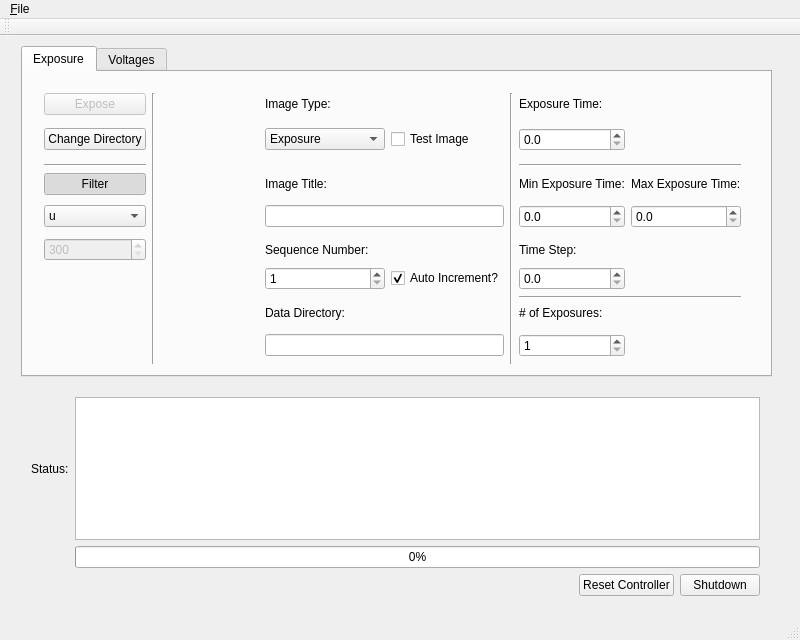
<?xml version="1.0" encoding="UTF-8"?>
<ui version="4.0">
 <class>ccdcontroller</class>
 <widget class="QMainWindow" name="ccdcontroller">
  <property name="geometry">
   <rect>
    <x>0</x>
    <y>0</y>
    <width>800</width>
    <height>640</height>
   </rect>
  </property>
  <property name="windowTitle">
   <string>ccdcontroller</string>
  </property>
  <widget class="QWidget" name="centralWidget">
   <widget class="QTabWidget" name="tabWidget">
    <property name="geometry">
     <rect>
      <x>21</x>
      <y>10</y>
      <width>751</width>
      <height>331</height>
     </rect>
    </property>
    <property name="currentIndex">
     <number>0</number>
    </property>
    <widget class="QWidget" name="exposurePage">
     <attribute name="title">
      <string>Exposure</string>
     </attribute>
     <widget class="QWidget" name="layoutWidget">
      <property name="geometry">
       <rect>
        <x>10</x>
        <y>10</y>
        <width>719</width>
        <height>293</height>
       </rect>
      </property>
      <layout class="QGridLayout" name="gridLayout">
       <item row="10" column="3">
        <widget class="QLabel" name="imfilenameLabel">
         <property name="text">
          <string>Data Directory:</string>
         </property>
        </widget>
       </item>
       <item row="11" column="3" rowspan="2" colspan="2">
        <widget class="QLineEdit" name="imfilenameLineEdit">
         <property name="enabled">
          <bool>true</bool>
         </property>
         <property name="readOnly">
          <bool>true</bool>
         </property>
        </widget>
       </item>
       <item row="5" column="3" rowspan="2" colspan="2">
        <widget class="QLineEdit" name="imtitleLineEdit"/>
       </item>
       <item row="1" column="3" rowspan="2">
        <widget class="QComboBox" name="exptypeComboBox">
         <item>
          <property name="text">
           <string>Exposure</string>
          </property>
         </item>
         <item>
          <property name="text">
           <string>Exposure Stack</string>
          </property>
         </item>
         <item>
          <property name="text">
           <string>Exposure Series</string>
          </property>
         </item>
         <item>
          <property name="text">
           <string>Dark</string>
          </property>
         </item>
         <item>
          <property name="text">
           <string>Dark Stack</string>
          </property>
         </item>
         <item>
          <property name="text">
           <string>Dark Series</string>
          </property>
         </item>
         <item>
          <property name="text">
           <string>Bias</string>
          </property>
         </item>
         <item>
          <property name="text">
           <string>Bias Stack</string>
          </property>
         </item>
        </widget>
       </item>
       <item row="1" column="4" rowspan="2">
        <widget class="QCheckBox" name="testimCheckBox">
         <property name="text">
          <string>Test Image</string>
         </property>
        </widget>
       </item>
       <item row="1" column="6" rowspan="2">
        <widget class="QDoubleSpinBox" name="exptimeSpinBox">
         <property name="enabled">
          <bool>true</bool>
         </property>
         <property name="readOnly">
          <bool>false</bool>
         </property>
         <property name="decimals">
          <number>1</number>
         </property>
         <property name="maximum">
          <double>100000.000000000000000</double>
         </property>
         <property name="singleStep">
          <double>0.500000000000000</double>
         </property>
        </widget>
       </item>
       <item row="0" column="0">
        <widget class="QPushButton" name="exposeButton">
         <property name="enabled">
          <bool>false</bool>
         </property>
         <property name="text">
          <string>Expose</string>
         </property>
        </widget>
       </item>
       <item row="0" column="1" rowspan="13" colspan="2">
        <widget class="Line" name="vline_1">
         <property name="orientation">
          <enum>Qt::Vertical</enum>
         </property>
        </widget>
       </item>
       <item row="0" column="3">
        <widget class="QLabel" name="imtypeLabel">
         <property name="text">
          <string>Image Type:</string>
         </property>
        </widget>
       </item>
       <item row="0" column="5" rowspan="13">
        <widget class="Line" name="vline_2">
         <property name="orientation">
          <enum>Qt::Vertical</enum>
         </property>
        </widget>
       </item>
       <item row="0" column="6">
        <widget class="QLabel" name="exptimeLabel">
         <property name="text">
          <string>Exposure Time:</string>
         </property>
        </widget>
       </item>
       <item row="1" column="0" rowspan="2">
        <widget class="QPushButton" name="directoryPushButton">
         <property name="text">
          <string>Change Directory</string>
         </property>
        </widget>
       </item>
       <item row="3" column="6" colspan="2">
        <widget class="Line" name="hline_1">
         <property name="orientation">
          <enum>Qt::Horizontal</enum>
         </property>
        </widget>
       </item>
       <item row="4" column="3">
        <widget class="QLabel" name="imtitleLabel">
         <property name="text">
          <string>Image Title:</string>
         </property>
        </widget>
       </item>
       <item row="4" column="6">
        <widget class="QLabel" name="minexpLabel">
         <property name="text">
          <string>Min Exposure Time:</string>
         </property>
        </widget>
       </item>
       <item row="4" column="7">
        <widget class="QLabel" name="maxexpLabel">
         <property name="text">
          <string>Max Exposure Time:</string>
         </property>
        </widget>
       </item>
       <item row="5" column="6" rowspan="2">
        <widget class="QDoubleSpinBox" name="minexpSpinBox">
         <property name="decimals">
          <number>1</number>
         </property>
        </widget>
       </item>
       <item row="5" column="7" rowspan="2">
        <widget class="QDoubleSpinBox" name="maxexpSpinBox">
         <property name="decimals">
          <number>1</number>
         </property>
        </widget>
       </item>
       <item row="5" column="0" rowspan="2">
        <widget class="QComboBox" name="filterComboBox">
         <item>
          <property name="text">
           <string>u</string>
          </property>
         </item>
         <item>
          <property name="text">
           <string>g</string>
          </property>
         </item>
         <item>
          <property name="text">
           <string>r</string>
          </property>
         </item>
         <item>
          <property name="text">
           <string>i</string>
          </property>
         </item>
         <item>
          <property name="text">
           <string>z</string>
          </property>
         </item>
         <item>
          <property name="text">
           <string>y</string>
          </property>
         </item>
        </widget>
       </item>
       <item row="7" column="3">
        <widget class="QLabel" name="imnumLabel">
         <property name="text">
          <string>Sequence Number:</string>
         </property>
        </widget>
       </item>
       <item row="7" column="6">
        <widget class="QLabel" name="tstepLabel">
         <property name="text">
          <string>Time Step:</string>
         </property>
        </widget>
       </item>
       <item row="8" column="3">
        <widget class="QSpinBox" name="imnumSpinBox">
         <property name="minimum">
          <number>1</number>
         </property>
         <property name="maximum">
          <number>999</number>
         </property>
        </widget>
       </item>
       <item row="8" column="4">
        <widget class="QCheckBox" name="autoincCheckBox">
         <property name="text">
          <string>Auto Increment?</string>
         </property>
         <property name="checked">
          <bool>true</bool>
         </property>
        </widget>
       </item>
       <item row="8" column="6">
        <widget class="QDoubleSpinBox" name="tstepSpinBox">
         <property name="decimals">
          <number>1</number>
         </property>
        </widget>
       </item>
       <item row="9" column="6" colspan="2">
        <widget class="Line" name="hline_2">
         <property name="orientation">
          <enum>Qt::Horizontal</enum>
         </property>
        </widget>
       </item>
       <item row="10" column="6">
        <widget class="QLabel" name="imstackLabel">
         <property name="text">
          <string># of Exposures:</string>
         </property>
        </widget>
       </item>
       <item row="11" column="6" rowspan="2">
        <widget class="QSpinBox" name="imstackSpinBox">
         <property name="minimum">
          <number>1</number>
         </property>
         <property name="maximum">
          <number>999</number>
         </property>
        </widget>
       </item>
       <item row="3" column="0">
        <widget class="Line" name="line">
         <property name="orientation">
          <enum>Qt::Horizontal</enum>
         </property>
        </widget>
       </item>
       <item row="4" column="0">
        <widget class="QPushButton" name="filterToggleButton">
         <property name="text">
          <string>Filter</string>
         </property>
         <property name="checkable">
          <bool>true</bool>
         </property>
         <property name="checked">
          <bool>true</bool>
         </property>
        </widget>
       </item>
       <item row="7" column="0">
        <widget class="QSpinBox" name="monoSpinBox">
         <property name="enabled">
          <bool>false</bool>
         </property>
         <property name="minimum">
          <number>300</number>
         </property>
         <property name="maximum">
          <number>1000</number>
         </property>
         <property name="singleStep">
          <number>5</number>
         </property>
        </widget>
       </item>
      </layout>
     </widget>
    </widget>
    <widget class="QWidget" name="voltagePage">
     <attribute name="title">
      <string>Voltages</string>
     </attribute>
     <widget class="QWidget" name="layoutWidget">
      <property name="geometry">
       <rect>
        <x>10</x>
        <y>10</y>
        <width>721</width>
        <height>271</height>
       </rect>
      </property>
      <layout class="QGridLayout" name="gridLayout_2">
       <item row="0" column="2" rowspan="7">
        <widget class="Line" name="line_2">
         <property name="orientation">
          <enum>Qt::Vertical</enum>
         </property>
        </widget>
       </item>
       <item row="3" column="0">
        <widget class="QLineEdit" name="vogLineEdit">
         <property name="readOnly">
          <bool>true</bool>
         </property>
        </widget>
       </item>
       <item row="1" column="0">
        <widget class="QLineEdit" name="vddLineEdit">
         <property name="readOnly">
          <bool>true</bool>
         </property>
        </widget>
       </item>
       <item row="0" column="0">
        <widget class="QLabel" name="vddLabel">
         <property name="text">
          <string>VDD</string>
         </property>
        </widget>
       </item>
       <item row="0" column="1">
        <widget class="QLabel" name="vodLabel">
         <property name="text">
          <string>VOD</string>
         </property>
        </widget>
       </item>
       <item row="0" column="5">
        <widget class="QLabel" name="lowLabel">
         <property name="text">
          <string>Low</string>
         </property>
        </widget>
       </item>
       <item row="2" column="5">
        <widget class="QLineEdit" name="parloLineEdit">
         <property name="readOnly">
          <bool>true</bool>
         </property>
        </widget>
       </item>
       <item row="1" column="5">
        <widget class="QLineEdit" name="rgloLineEdit">
         <property name="readOnly">
          <bool>true</bool>
         </property>
        </widget>
       </item>
       <item row="1" column="4">
        <widget class="QLineEdit" name="rghiLineEdit">
         <property name="readOnly">
          <bool>true</bool>
         </property>
        </widget>
       </item>
       <item row="1" column="1">
        <widget class="QLineEdit" name="vodLineEdit">
         <property name="readOnly">
          <bool>true</bool>
         </property>
        </widget>
       </item>
       <item row="1" column="3">
        <widget class="QLabel" name="rgLabel">
         <property name="text">
          <string>Reset Gain</string>
         </property>
        </widget>
       </item>
       <item row="3" column="3">
        <widget class="QLabel" name="serLabel">
         <property name="text">
          <string>Seriel</string>
         </property>
        </widget>
       </item>
       <item row="3" column="1">
        <widget class="QLineEdit" name="vrdLineEdit">
         <property name="readOnly">
          <bool>true</bool>
         </property>
        </widget>
       </item>
       <item row="2" column="4">
        <widget class="QLineEdit" name="parhiLineEdit">
         <property name="readOnly">
          <bool>true</bool>
         </property>
        </widget>
       </item>
       <item row="3" column="5">
        <widget class="QLineEdit" name="serloLineEdit">
         <property name="readOnly">
          <bool>true</bool>
         </property>
        </widget>
       </item>
       <item row="2" column="0">
        <widget class="QLabel" name="vogLabel">
         <property name="text">
          <string>VOG</string>
         </property>
        </widget>
       </item>
       <item row="0" column="4">
        <widget class="QLabel" name="highLabel">
         <property name="text">
          <string>High</string>
         </property>
        </widget>
       </item>
       <item row="2" column="3">
        <widget class="QLabel" name="parLabel">
         <property name="text">
          <string>Parallel</string>
         </property>
        </widget>
       </item>
       <item row="3" column="4">
        <widget class="QLineEdit" name="serhiLineEdit">
         <property name="readOnly">
          <bool>true</bool>
         </property>
        </widget>
       </item>
       <item row="2" column="1">
        <widget class="QLabel" name="vrdLabel">
         <property name="text">
          <string>VRD</string>
         </property>
        </widget>
       </item>
       <item row="6" column="5">
        <widget class="QPushButton" name="pushButton">
         <property name="text">
          <string>Set Voltages</string>
         </property>
        </widget>
       </item>
       <item row="4" column="3">
        <spacer name="verticalSpacer">
         <property name="orientation">
          <enum>Qt::Vertical</enum>
         </property>
         <property name="sizeHint" stdset="0">
          <size>
           <width>20</width>
           <height>40</height>
          </size>
         </property>
        </spacer>
       </item>
       <item row="5" column="3">
        <widget class="QComboBox" name="comboBox_2"/>
       </item>
       <item row="5" column="0">
        <widget class="QComboBox" name="comboBox"/>
       </item>
       <item row="6" column="1">
        <widget class="QPushButton" name="setvoltageButton">
         <property name="text">
          <string>Set Voltages</string>
         </property>
        </widget>
       </item>
       <item row="5" column="1">
        <widget class="QDoubleSpinBox" name="doubleSpinBox"/>
       </item>
       <item row="5" column="4">
        <widget class="QDoubleSpinBox" name="doubleSpinBox_2"/>
       </item>
       <item row="5" column="5">
        <widget class="QDoubleSpinBox" name="doubleSpinBox_3"/>
       </item>
      </layout>
     </widget>
    </widget>
   </widget>
   <widget class="QWidget" name="layoutWidget">
    <property name="geometry">
     <rect>
      <x>20</x>
      <y>350</y>
      <width>751</width>
      <height>221</height>
     </rect>
    </property>
    <layout class="QGridLayout" name="gridLayout_3">
     <item row="0" column="0">
      <widget class="QLabel" name="statusLabel">
       <property name="text">
        <string>Status:</string>
       </property>
      </widget>
     </item>
     <item row="0" column="1" colspan="3">
      <widget class="QTextEdit" name="statusEdit">
       <property name="readOnly">
        <bool>true</bool>
       </property>
      </widget>
     </item>
     <item row="1" column="1" colspan="3">
      <widget class="QProgressBar" name="progressBar">
       <property name="value">
        <number>0</number>
       </property>
      </widget>
     </item>
     <item row="2" column="1">
      <spacer name="horizontalSpacer">
       <property name="orientation">
        <enum>Qt::Horizontal</enum>
       </property>
       <property name="sizeHint" stdset="0">
        <size>
         <width>438</width>
         <height>20</height>
        </size>
       </property>
      </spacer>
     </item>
     <item row="2" column="2">
      <widget class="QPushButton" name="resetButton">
       <property name="text">
        <string>Reset Controller</string>
       </property>
      </widget>
     </item>
     <item row="2" column="3">
      <widget class="QPushButton" name="shutdownButton">
       <property name="text">
        <string>Shutdown</string>
       </property>
      </widget>
     </item>
    </layout>
   </widget>
  </widget>
  <widget class="QMenuBar" name="menuBar">
   <property name="geometry">
    <rect>
     <x>0</x>
     <y>0</y>
     <width>800</width>
     <height>22</height>
    </rect>
   </property>
   <property name="nativeMenuBar">
    <bool>true</bool>
   </property>
   <widget class="QMenu" name="menu_File">
    <property name="title">
     <string>&amp;File</string>
    </property>
    <addaction name="actionExit"/>
   </widget>
   <addaction name="menu_File"/>
  </widget>
  <widget class="QToolBar" name="mainToolBar">
   <attribute name="toolBarArea">
    <enum>TopToolBarArea</enum>
   </attribute>
   <attribute name="toolBarBreak">
    <bool>false</bool>
   </attribute>
  </widget>
  <widget class="QStatusBar" name="statusBar"/>
  <action name="actionExit">
   <property name="text">
    <string>Exit</string>
   </property>
  </action>
 </widget>
 <layoutdefault spacing="6" margin="11"/>
 <resources/>
 <connections/>
</ui>
